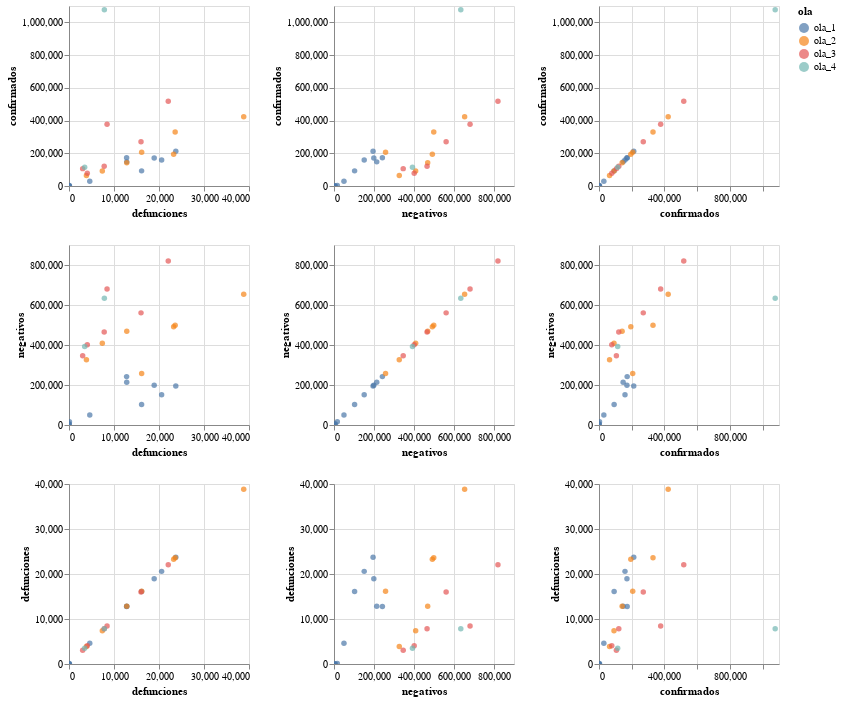

The notebook cell this image was saved under:
### Code cell
alt.Chart(subset).mark_circle().encode(
    alt.X(alt.repeat("column"), type='quantitative'),
    alt.Y(alt.repeat("row"), type='quantitative'),
    color='ola:N'
).properties(
    width=180,
    height=180
).repeat(
    row=['confirmados', 'negativos', 'defunciones'],
    column=['defunciones', 'negativos', 'confirmados']
).interactive()

### Figure 1 — Vega-Lite specification as saved in the notebook (floating-point values rounded to 4 significant figures)
{"config": {"view": {"continuousWidth": 400, "continuousHeight": 300}}, "repeat": {"column": ["defunciones", "negativos", "confirmados"], "row": ["confirmados", "negativos", "defunciones"]}, "spec": {"data": {"name": "data-d0f7e8358db28252c42796729a722968"}, "mark": "circle", "encoding": {"color": {"field": "ola", "type": "nominal"}, "x": {"field": {"repeat": "column"}, "type": "quantitative"}, "y": {"field": {"repeat": "row"}, "type": "quantitative"}}, "height": 180, "selection": {"selector002": {"type": "interval", "bind": "scales", "encodings": ["x", "y"]}}, "width": 180}, "$schema": "https://vega.github.io/schema/vega-lite/v4.17.0.json", "datasets": {"data-d0f7e8358db28252c42796729a722968": [{"ola": "ola_1", "anio_mes": "2019-12", "confirmados": 0.0, "negativos": 0, "defunciones": 0.0}, {"ola": "ola_1", "anio_mes": "2020-01", "confirmados": 0.0, "negativos": 5386, "defunciones": 0.0}, {"ola": "ola_1", "anio_mes": "2020-02", "confirmados": 8.0, "negativos": 5094, "defunciones": 0.0}, {"ola": "ola_1", "anio_mes": "2020-03", "confirmados": 3122.0, "negativos": 16532, "defunciones": 92.0}, {"ola": "ola_1", "anio_mes": "2020-04", "confirmados": 29650.0, "negativos": 49870, "defunciones": 4617.0}, {"ola": "ola_1", "anio_mes": "2020-05", "confirmados": 92470.0, "negativos": 102999, "defunciones": 16130.0}, {"ola": "ola_1", "anio_mes": "2020-06", "confirmados": 158900.0, "negativos": 151059, "defunciones": 20580.0}, {"ola": "ola_1", "anio_mes": "2020-07", "confirmados": 212300.0, "negativos": 195383, "defunciones": 23730.0}, {"ola": "ola_1", "anio_mes": "2020-08", "confirmados": 170800.0, "negativos": 199146, "defunciones": 18930.0}, {"ola": "ola_1", "anio_mes": "2020-09", "confirmados": 147500.0, "negativos": 213682, "defunciones": 12830.0}, {"ola": "ola_1", "anio_mes": "2020-10", "confirmados": 172100.0, "negativos": 241907, "defunciones": 12800.0}, {"ola": "ola_2", "anio_mes": "2020-11", "confirmados": 206000.0, "negativos": 257770, "defunciones": 16150.0}, {"ola": "ola_2", "anio_mes": "2020-12", "confirmados": 330000.0, "negativos": 498730, "defunciones": 23590.0}, {"ola": "ola_2", "anio_mes": "2021-01", "confirmados": 422800.0, "negativos": 653239, "defunciones": 38830.0}, {"ola": "ola_2", "anio_mes": "2021-02", "confirmados": 194400.0, "negativos": 491751, "defunciones": 23260.0}, {"ola": "ola_2", "anio_mes": "2021-03", "confirmados": 141500.0, "negativos": 468487, "defunciones": 12840.0}, {"ola": "ola_2", "anio_mes": "2021-04", "confirmados": 91670.0, "negativos": 408282, "defunciones": 7402.0}, {"ola": "ola_2", "anio_mes": "2021-05", "confirmados": 64610.0, "negativos": 326379, "defunciones": 3872.0}, {"ola": "ola_3", "anio_mes": "2021-06", "confirmados": 106100.0, "negativos": 346081, "defunciones": 3038.0}, {"ola": "ola_3", "anio_mes": "2021-07", "confirmados": 376800.0, "negativos": 680264, "defunciones": 8457.0}, {"ola": "ola_3", "anio_mes": "2021-08", "confirmados": 518000.0, "negativos": 819769, "defunciones": 22060.0}, {"ola": "ola_3", "anio_mes": "2021-09", "confirmados": 270600.0, "negativos": 560636, "defunciones": 16000.0}, {"ola": "ola_3", "anio_mes": "2021-10", "confirmados": 120900.0, "negativos": 465330, "defunciones": 7822.0}, {"ola": "ola_3", "anio_mes": "2021-11", "confirmados": 78170.0, "negativos": 401048, "defunciones": 4065.0}, {"ola": "ola_4", "anio_mes": "2021-12", "confirmados": 114300.0, "negativos": 392337, "defunciones": 3484.0}, {"ola": "ola_4", "anio_mes": "2022-01", "confirmados": 1077000.0, "negativos": 633942, "defunciones": 7857.0}]}}
